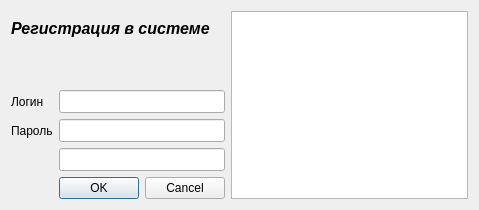
<?xml version="1.0" encoding="UTF-8"?>
<ui version="4.0">
 <class>Dialog</class>
 <widget class="QDialog" name="Dialog">
  <property name="windowModality">
   <enum>Qt::NonModal</enum>
  </property>
  <property name="enabled">
   <bool>true</bool>
  </property>
  <property name="geometry">
   <rect>
    <x>0</x>
    <y>0</y>
    <width>479</width>
    <height>210</height>
   </rect>
  </property>
  <property name="sizePolicy">
   <sizepolicy hsizetype="Fixed" vsizetype="Fixed">
    <horstretch>0</horstretch>
    <verstretch>0</verstretch>
   </sizepolicy>
  </property>
  <property name="windowTitle">
   <string>IT-куб.Журналы</string>
  </property>
  <property name="modal">
   <bool>false</bool>
  </property>
  <layout class="QGridLayout" name="gridLayout">
   <item row="5" column="1">
    <widget class="QDialogButtonBox" name="buttonBox">
     <property name="focusPolicy">
      <enum>Qt::TabFocus</enum>
     </property>
     <property name="orientation">
      <enum>Qt::Horizontal</enum>
     </property>
     <property name="standardButtons">
      <set>QDialogButtonBox::Cancel|QDialogButtonBox::Ok</set>
     </property>
    </widget>
   </item>
   <item row="2" column="0">
    <widget class="QLabel" name="label_3">
     <property name="text">
      <string>Логин</string>
     </property>
    </widget>
   </item>
   <item row="3" column="0">
    <widget class="QLabel" name="label_2">
     <property name="text">
      <string>Пароль</string>
     </property>
    </widget>
   </item>
   <item row="2" column="1">
    <widget class="QLineEdit" name="login">
     <property name="font">
      <font>
       <pointsize>10</pointsize>
      </font>
     </property>
     <property name="focusPolicy">
      <enum>Qt::StrongFocus</enum>
     </property>
    </widget>
   </item>
   <item row="0" column="0" colspan="2">
    <widget class="QLabel" name="label">
     <property name="font">
      <font>
       <family>Segoe UI</family>
       <pointsize>12</pointsize>
       <weight>75</weight>
       <italic>true</italic>
       <bold>true</bold>
      </font>
     </property>
     <property name="text">
      <string>Регистрация в системе</string>
     </property>
     <property name="wordWrap">
      <bool>true</bool>
     </property>
    </widget>
   </item>
   <item row="3" column="1">
    <widget class="QLineEdit" name="passwd">
     <property name="font">
      <font>
       <pointsize>10</pointsize>
      </font>
     </property>
     <property name="focusPolicy">
      <enum>Qt::StrongFocus</enum>
     </property>
     <property name="echoMode">
      <enum>QLineEdit::Password</enum>
     </property>
    </widget>
   </item>
   <item row="0" column="2" rowspan="6">
    <widget class="QGraphicsView" name="graphicsView">
     <property name="focusPolicy">
      <enum>Qt::NoFocus</enum>
     </property>
    </widget>
   </item>
   <item row="1" column="1">
    <widget class="QLabel" name="label_err">
     <property name="text">
      <string/>
     </property>
    </widget>
   </item>
   <item row="4" column="1">
    <widget class="QLineEdit" name="passwd2">
     <property name="font">
      <font>
       <pointsize>10</pointsize>
      </font>
     </property>
     <property name="echoMode">
      <enum>QLineEdit::Password</enum>
     </property>
    </widget>
   </item>
  </layout>
 </widget>
 <tabstops>
  <tabstop>login</tabstop>
  <tabstop>passwd</tabstop>
  <tabstop>buttonBox</tabstop>
 </tabstops>
 <resources/>
 <connections>
  <connection>
   <sender>buttonBox</sender>
   <signal>accepted()</signal>
   <receiver>Dialog</receiver>
   <slot>accept()</slot>
   <hints>
    <hint type="sourcelabel">
     <x>248</x>
     <y>254</y>
    </hint>
    <hint type="destinationlabel">
     <x>157</x>
     <y>274</y>
    </hint>
   </hints>
  </connection>
  <connection>
   <sender>buttonBox</sender>
   <signal>rejected()</signal>
   <receiver>Dialog</receiver>
   <slot>reject()</slot>
   <hints>
    <hint type="sourcelabel">
     <x>316</x>
     <y>260</y>
    </hint>
    <hint type="destinationlabel">
     <x>286</x>
     <y>274</y>
    </hint>
   </hints>
  </connection>
  <connection>
   <sender>passwd</sender>
   <signal>returnPressed()</signal>
   <receiver>buttonBox</receiver>
   <slot>setFocus()</slot>
   <hints>
    <hint type="sourcelabel">
     <x>129</x>
     <y>135</y>
    </hint>
    <hint type="destinationlabel">
     <x>129</x>
     <y>189</y>
    </hint>
   </hints>
  </connection>
  <connection>
   <sender>login</sender>
   <signal>returnPressed()</signal>
   <receiver>passwd</receiver>
   <slot>setFocus()</slot>
   <hints>
    <hint type="sourcelabel">
     <x>129</x>
     <y>109</y>
    </hint>
    <hint type="destinationlabel">
     <x>129</x>
     <y>135</y>
    </hint>
   </hints>
  </connection>
 </connections>
</ui>
